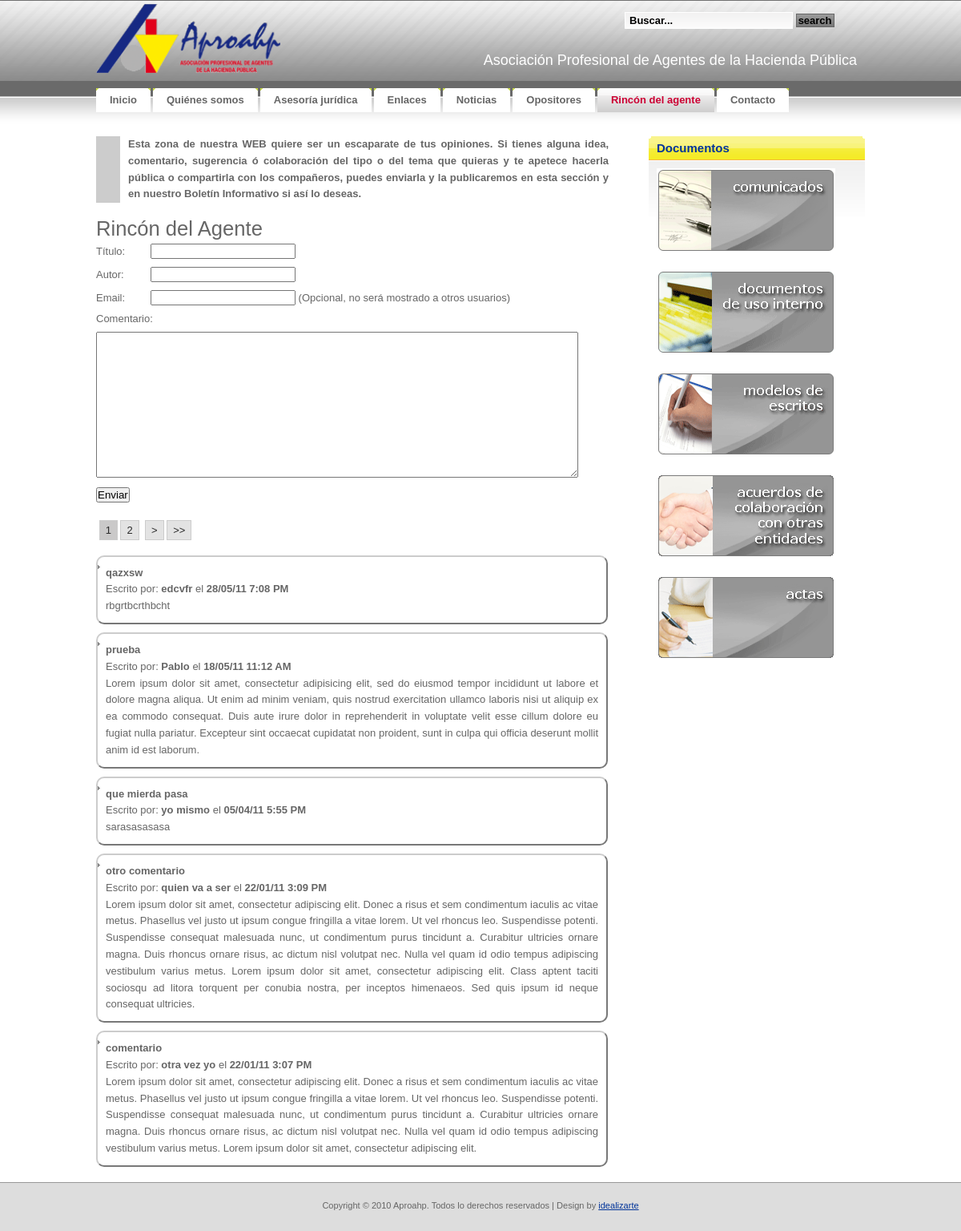
Page /rinconagente/rinconagente.php on the committed database.
### tables this page shows
CREATE TABLE IF NOT EXISTS `tbl_blog` (
  `BLG_ID` bigint(20) NOT NULL AUTO_INCREMENT,
  `BLG_Activa` tinyint(1) NOT NULL,
  `BLG_Fecha` timestamp NOT NULL DEFAULT CURRENT_TIMESTAMP,
  `BLG_Titulo` varchar(50) NOT NULL,
  `BLG_Autor` varchar(50) NOT NULL,
  `BLG_Email` varchar(50) NOT NULL,
  `BLG_Comentario` varchar(5000) NOT NULL,
  PRIMARY KEY (`BLG_ID`)
);

### rinconagente/rinconagente.php (the view, shortened to what this page needs)
<?php
	require("../lib/siteconfig.php");
?>
<!DOCTYPE html PUBLIC "-//W3C//DTD XHTML 1.0 Strict//EN"
  "http://www.w3.org/TR/xhtml1/DTD/xhtml1-strict.dtd">
<html xmlns="http://www.w3.org/1999/xhtml" xml:lang="en" lang="en">
<head>
	<link rel="stylesheet" href="../css/reset.css" type="text/css" media="screen" title="no title" charset="utf-8"/>
	<link rel="stylesheet" href="../css/aproahp.css" type="text/css" media="screen" title="no title" charset="utf-8"/>
	<link rel="stylesheet" href="../css/jquery-ui.css" type="text/css" media="screen" title="no title" charset="utf-8"/>
</head>
<body onload="MM_preloadImages('images/rinconagente_over_03.gif','images/rinconagente_over_06.gif','images/rinconagente_over_08.gif','images/rinconagente_over_10.gif','images/actas.gif','images/actas_over.gif')">
<div id="container">
<?php require("../header.php"); ?>
		<div id="izda-a">
			<div class="resalte">
				<p><strong>Esta zona de nuestra WEB quiere ser un escaparate de tus opiniones.
				Si tienes alguna idea, comentario, sugerencia ó colaboración
				del tipo o del tema que quieras y
				te apetece hacerla pública o compartirla con los compañeros,
				puedes enviarla y la publicaremos en esta sección y en nuestro Boletín Informativo
				si así lo deseas.</strong></p>
			</div>
			<div id='blog'>
			<h1>Rincón del Agente</h1>
				<form id='rinconform' method='post' action='<?php echo $paginaactual ?>'>
					<table>
						<tr><td class='label1form'><label for='inp_titulo'>Título:</label></td><td><input type='text' id='inp_titulo' name='inp_titulo' maxlength='50'/></td></tr>
						<tr><td class='label1form'><label for='inp_autor'>Autor:</label></td><td><input type='text' id='inp_autor' name='inp_autor' maxlength='50'/></td></tr>
						<tr><td class='label1form'><label for='inp_email'>Email:</label></td><td><input type='text' id='inp_email' name='inp_email' maxlength='50'/>&nbsp;(Opcional, no será mostrado a otros usuarios)</td></tr>
						<tr><td colspan='2'><label for='inp_comentario'>Comentario:</label></td></tr>
						<tr><td colspan='2'><textarea style="width:600px;height:180px;" id='inp_comentario' name='inp_comentario' maxlength='5000'></textarea></td></tr>
						<tr><td colspan='2'><input type='submit' value='Enviar' name='agregarcomentario' /></td></tr>
					</table>
				</form>
				<ul>
			<?php
			if(!isset($_GET['pagenum'])){
				$pagenum = 1;
			}else{
				$pagenum = $_GET['pagenum'];
			}
			$blg_result = mysql_query("SELECT * FROM tbl_blog ORDER BY blg_fecha DESC") or die(mysql_error());
			$rows = mysql_num_rows($blg_result);
			$page_rows = 5;
			$pdata=pagination($rows,$pagenum,$page_rows);
			echo ($pdata['links']);
			echo "<ul>";
			$blg_result=mysql_query("SELECT * FROM tbl_blog ORDER BY blg_fecha DESC ".$pdata['limites'].";") or die(mysql_error());
			for ($x = 0, $numrows = mysql_num_rows($blg_result); $x < $numrows; $x++) {
				$row = mysql_fetch_assoc($blg_result);
				$datetime = date("d/m/y g:i A", strtotime($row["BLG_Fecha"]));
				echo "<li class= post><span class=highlight>".$row["BLG_Titulo"]."</span><br>Escrito por: <span class=highlight>".$row["BLG_Autor"]."</span> el <span class=highlight>".$datetime."</span><br>".nl2br($row["BLG_Comentario"])."</li>";
			}
			echo "</ul>";
		?>
			</div>
		</div>
	<div id="dcha-a">
	<div class="box-yellow">
		<h2 class="section"><b>Documentos</b></h2>
		<a href="documentos.php?catid=1" title="comunicados" onmouseout="MM_swapImgRestore()" onmouseover="MM_swapImage('comunicados','','images/rinconagente_over_03.gif',1)"><img src="images/rinconagente_03.gif" width="223" height="105" border="0" id="comunicados" alt="comunicados" /></a>
		<a href="documentos.php?catid=2" title="docs_usoint" onmouseout="MM_swapImgRestore()" onmouseover="MM_swapImage('docs_uso','','images/rinconagente_over_06.gif',1)"><img src="images/rinconagente_06.gif" width="223" height="105" border="0" id="docs_uso" alt="docs_uso" /></a>
		<a href="documentos.php?catid=4" title="modelos" onmouseout="MM_swapImgRestore()" onmouseover="MM_swapImage('modelos','','images/rinconagente_over_08.gif',1)"><img src="images/rinconagente_08.gif" width="223" height="105" border="0" id="modelos" alt="modelos" /></a>
		<a href="documentos.php?catid=3" title="acuerdos" onmouseout="MM_swapImgRestore()" onmouseover="MM_swapImage('acuerdos','','images/rinconagente_over_10.gif',1)"><img src="images/rinconagente_10.gif" width="223" height="105" border="0" id="acuerdos" alt="acuerdos" /></a>
		<a href="documentos.php?catid=5" title="actas" onmouseout="MM_swapImgRestore()" onmouseover="MM_swapImage('actas','','images/actas_over.gif',1)"><img src="images/actas.gif" width="223" height="105" border="0" id="actas" alt="actas" /></a>
	</div>
</div>
</div>
</body>
</html>

### css/aproahp.css (style rules this page uses)
* { margin: 0; padding: 0; }
ul,li { list-style-type: none; }
body, th { background: #FFFFFF url(../images/img01.gif) repeat-x; font-family: Verdana, Arial, Helvetica, sans-serif; font-size: 13px; color: #666666; }
h1, h2 { font-family: "Trebuchet MS", Arial, Helvetica, sans-serif; font-weight: normal; }
h1 { font-size: 197%; }
h2 { font-size: 167%; color:#ffffff; }
p, ul, ol { margin-bottom: 1.5em; line-height: 1.6em; }
p { color:#666666; }
ul { list-style: none; }
ul li { padding-left: 10px; background: url(../images/img16.gif) no-repeat 0px 10px; }
a:link { color: #003399; }
img { border: none; }
.box-yellow { background: url(../images/img17.gif) repeat-x; }
.box-yellow .section { background: url(../images/img19.gif) no-repeat right top; color: #003399; }
.box-yellow .section b { display: block; height: 23px; padding: 7px 0 0 10px; background: url(../images/img18.gif) no-repeat; font-size:15px; }
#container { width: 960px; padding: 0px 0px 0px 0px; margin:0 auto; text-align:justify; }
#footer { height:20px; padding: 20px; background: #DDDDDD; border-top: 1px solid #999999; }
#footer p { margin: 0; text-align: center; font-size: 85%; }
#izda-a { width:650px; float:left; }
#dcha-a { width:270px; float:right; }
.resalte { border-left:30px solid #ccc; padding-left:10px; padding-right:10px; margin-bottom:20px; }
.box-yellow img { padding:10px; }
.post { padding:10px; border:2px outset #ccc; -moz-border-radius: 10px; -webkit-border-radius: 10px; padding: 10px; width:615px; margin-top:10px; }
.post .highlight { font-weight: bold; }
.label1form { width:68px; }
#blog td, #opositores td { padding-top:5px; padding-bottom:5px; }

### rows in the picture
tbl_blog: BLG_Titulo "qazxsw", BLG_Autor "edcvfr", BLG_Fecha "28/05/11 7:08 PM", BLG_Comentario "rbgrtbcrthbcht"
tbl_blog: BLG_Titulo "prueba", BLG_Autor "Pablo", BLG_Fecha "18/05/11 11:12 AM", BLG_Comentario "Lorem ipsum dolor sit amet, consectetur adipisicing elit, sed do eiusmod tempor incididunt ut labore et dolore magna aliqua. Ut enim ad minim veniam, quis nostrud exercitation ullamco laboris nisi ut aliquip ex ea commodo consequat. Duis aute irure dolor in reprehenderit in voluptate velit esse cillum dolore eu fugiat nulla pariatur. Excepteur sint occaecat cupidatat non proident, sunt in culpa qui officia deserunt mollit anim id est laborum."
tbl_blog: BLG_Titulo "que mierda pasa", BLG_Autor "yo mismo", BLG_Fecha "05/04/11 5:55 PM", BLG_Comentario "sarasasasasa"
tbl_blog: BLG_Titulo "otro comentario", BLG_Autor "quien va a ser", BLG_Fecha "22/01/11 3:09 PM", BLG_Comentario "Lorem ipsum dolor sit amet, consectetur adipiscing elit. Donec a risus et sem condimentum iaculis ac vitae metus. Phasellus vel justo ut ipsum congue fringilla a vitae lorem. Ut vel rhoncus leo. Suspendisse potenti. Suspendisse consequat malesuada nunc, ut condimentum purus tincidunt a. Curabitur ultricies ornare magna. Duis rhoncus ornare risus, ac dictum nisl volutpat nec. Nulla vel quam id odio tempus adipiscing vestibulum varius metus. Lorem ipsum dolor sit amet, consectetur adipiscing elit. Class aptent taciti sociosqu ad litora torquent per conubia nostra, per inceptos himenaeos. Sed quis ipsum id neque consequat ultricies."
tbl_blog: BLG_Titulo "comentario", BLG_Autor "otra vez yo", BLG_Fecha "22/01/11 3:07 PM", BLG_Comentario "Lorem ipsum dolor sit amet, consectetur adipiscing elit. Donec a risus et sem condimentum iaculis ac vitae metus. Phasellus vel justo ut ipsum congue fringilla a vitae lorem. Ut vel rhoncus leo. Suspendisse potenti. Suspendisse consequat malesuada nunc, ut condimentum purus tincidunt a. Curabitur ultricies ornare magna. Duis rhoncus ornare risus, ac dictum nisl volutpat nec. Nulla vel quam id odio tempus adipiscing vestibulum varius metus. Lorem ipsum dolor sit amet, consectetur adipiscing elit."

### other values in the picture
$item['Name'] "Inicio"
$item['Name'] "Quiénes somos"
$item['Name'] "Asesoría jurídica"
$item['Name'] "Enlaces"
$item['Name'] "Noticias"
$item['Name'] "Opositores"
$item['Name'] "Rincón del agente"
$item['Name'] "Contacto"
